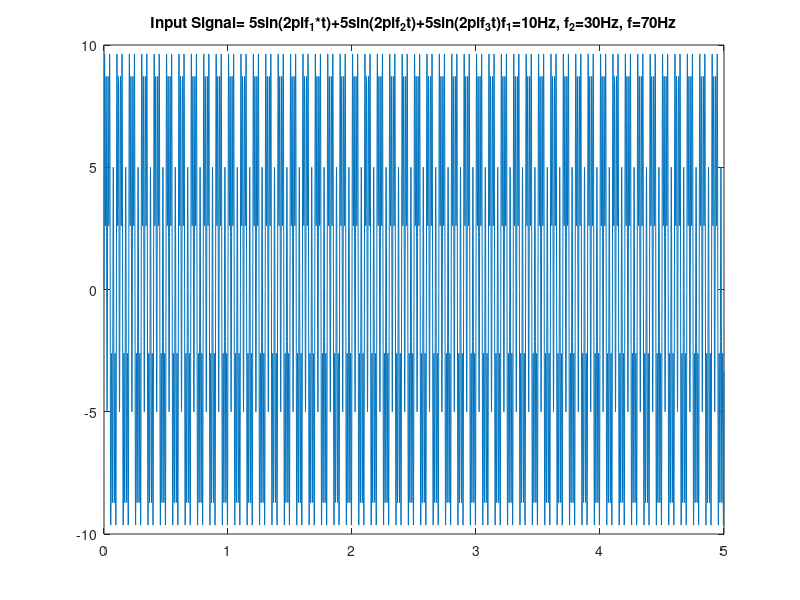

Reproduce this figure in MATLAB. (Note: this script raises an error after producing the figure.)
%     FILTERS      %
%%Part of EE202 Course Project by Aryan, Vardhan and Gautam%%
clc
clear all

Fs=1000; % sampling frequency
Ts=1/Fs; % Sampling period or time step
dt=0:Ts:5-Ts; % 5 second signal duration
f1=10;
f2=30;
f3=70;

%% Input Signal
y_in=5*sin(2*pi*f1*dt)+5*sin(2*pi*f2*dt)+5*sin(2*pi*f3*dt); 
plot(dt,y_in)
title(["Input Signal= 5sin(2\pif_1*t)+5sin(2\pif_2t)+5sin(2\pif_3t)","f_1=10Hz, f_2=30Hz, f=70Hz"])
%% Fourier Transform of Input
nfft=length(y_in);
ff=fft(y_in,nfft);
fffshift=fftshift(ff);    %% Scaling
x=[-(length(ff)/2):((length(ff)/2)-1)]*(Fs/length(ff));


%% IDEAL LPF
Stop_freq=40;
H_lpf=rectangularPulse(-Stop_freq,Stop_freq,x);    %Transfer function
Y_lpf=H_lpf.*fffshift;
figure;
subplot(3,1,1);plot(x,abs(fffshift));title("Input in Frequency Domain");xticks([-500,-400,-300,-200,-100,-70,-30,-10,10,30,70,100,200,300,400,500])
subplot(3,1,2);plot(x,abs(H_lpf));title("Response Function of Filter");xticks([-40,40])
subplot(3,1,3);plot(x,abs(Y_lpf));title("Output in Frequency Domain");xticks([-500,-400,-300,-200,-100,-70,-30,-10,10,30,70,100,200,300,400,500])
sgtitle('Low Pass Filter');

y_out_lpf=ifft(ifftshift(Y_lpf));           %Output


%% IDEAL BPF
Lower_f=20;
Higher_f=50;
H_bpf=rectangularPulse(Lower_f,Higher_f,x)+rectangularPulse(-Higher_f,-Lower_f,x);   %Transfer function
Y_bpf=H_bpf.*fffshift;
figure;
subplot(3,1,1);plot(x,abs(fffshift));title("Input in Frequency Domain");xticks([-500,-400,-300,-200,-100,-70,-30,-10,10,30,70,100,200,300,400,500])
subplot(3,1,2);plot(x,abs(H_bpf));title("Response Function of Filter");xticks([-50,-20,20,50])
subplot(3,1,3);plot(x,abs(Y_bpf));title("Output in Frequency Domain");xticks([-500,-400,-300,-200,-100,-70,-30,-10,10,30,70,100,200,300,400,500])
sgtitle('Band Pass Filter');

y_out_bpf=ifft(ifftshift(Y_bpf));           %Output


%% IDEAL HPF
Pass_freq=40;
H_hpf= x<-40 | x>40;        %Transfer function
Y_hpf=H_hpf.*fffshift;
figure;
subplot(3,1,1);plot(x,abs(fffshift));title("Input in Frequency Domain");xticks([-500,-400,-300,-200,-100,-70,-30,-10,10,30,70,100,200,300,400,500])
subplot(3,1,2);plot(x,abs(H_hpf));title("Response Function of Filter");xticks([-40,40])
subplot(3,1,3);plot(x,abs(Y_hpf));title("Output in Frequency Domain");xticks([-500,-400,-300,-200,-100,-70,-30,-10,10,30,70,100,200,300,400,500])
sgtitle('High Pass Filter');

y_out_hpf=ifft(ifftshift(Y_hpf));           %Output
%% IDEAL BRF
Low_stop=20;
High_stop=50;
H_brf1=x<Low_stop | x>High_stop ;
H_brf2= x>-Low_stop | x<-High_stop;
H_brf=H_brf1.*H_brf2;         %Transfer function
Y_brf=H_brf.*fffshift;
figure;
subplot(3,1,1);plot(x,abs(fffshift));title("Input in Frequency Domain");xticks([-500,-400,-300,-200,-100,-70,-30,-10,10,30,70,100,200,300,400,500])
subplot(3,1,2);plot(x,abs(H_brf));title("Response Function of Filter");xticks([-50,-20,20,50])
subplot(3,1,3);plot(x,abs(Y_brf));title("Output in Frequency Domain");xticks([-500,-400,-300,-200,-100,-70,-30,-10,10,30,70,100,200,300,400,500])
sgtitle('Band Reject Filter');

y_out_brf=ifft(ifftshift(Y_brf));           %Output


%% Filtering Results
figure;
subplot(5,1,1);plot(dt,y_in);title("Input signal in Time Domain");
subplot(5,1,2);plot(dt,y_out_lpf);title("Output under Low Pass Filter");
subplot(5,1,3);plot(dt,y_out_hpf);title("Output under High Pass Filter");
subplot(5,1,4);plot(dt,y_out_bpf);title("Output under Band Pass Filter");
subplot(5,1,5);plot(dt,y_out_brf);title("Output under Band Reject Filter");